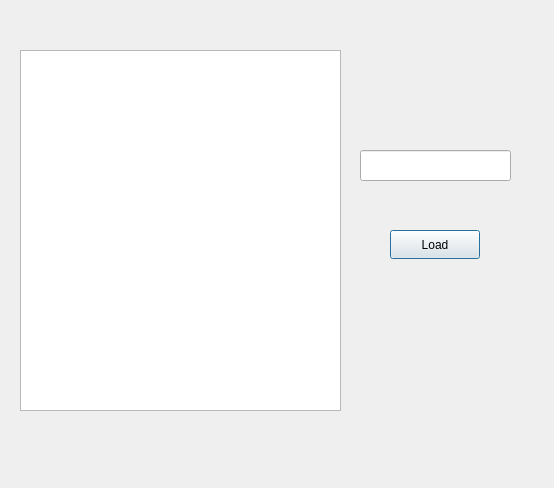
<?xml version="1.0" encoding="UTF-8"?>
<ui version="4.0">
 <class>Dialog_view_tables</class>
 <widget class="QDialog" name="Dialog_view_tables">
  <property name="geometry">
   <rect>
    <x>0</x>
    <y>0</y>
    <width>554</width>
    <height>488</height>
   </rect>
  </property>
  <property name="windowTitle">
   <string>Dialog</string>
  </property>
  <widget class="QTableView" name="tableView_table">
   <property name="geometry">
    <rect>
     <x>20</x>
     <y>50</y>
     <width>321</width>
     <height>361</height>
    </rect>
   </property>
  </widget>
  <widget class="QWidget" name="verticalLayoutWidget">
   <property name="geometry">
    <rect>
     <x>460</x>
     <y>0</y>
     <width>91</width>
     <height>31</height>
    </rect>
   </property>
   <layout class="QVBoxLayout" name="verticalLayout_back"/>
  </widget>
  <widget class="QLineEdit" name="lineEdit_name_of_table_to_load">
   <property name="geometry">
    <rect>
     <x>360</x>
     <y>150</y>
     <width>151</width>
     <height>31</height>
    </rect>
   </property>
  </widget>
  <widget class="QPushButton" name="pushButton_load_table">
   <property name="geometry">
    <rect>
     <x>390</x>
     <y>230</y>
     <width>90</width>
     <height>29</height>
    </rect>
   </property>
   <property name="text">
    <string>Load</string>
   </property>
  </widget>
 </widget>
 <resources/>
 <connections/>
</ui>
